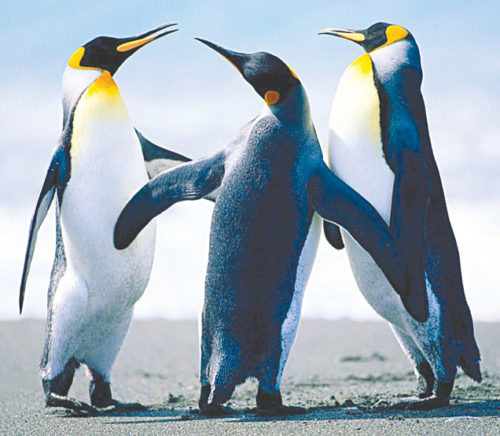
%> input picture penguin.jpg, 500 x 436 px
$ octave imagetranspose.m   (GNU Octave 9; MATLAB toolbox functions it lacks are replaced by stand-ins)
%> lines starting %> are read from the running program, lines starting %| are printed output that depends on the picture

Im1 = imread('penguin.jpg');
%> Im1 is the input picture: size 436x500x3 uint8; mean R, G, B 157.2, 171.7, 183.3
% Image Transpose
figure(8)
subplot(1,3,1); imshow(Im1); xlabel('Original');
subplot(1,3,2); imshow(Im1(end:-1:1,:)); title('Image Transpose');
%> after `imshow(Im1(end:-1:1,:))`:
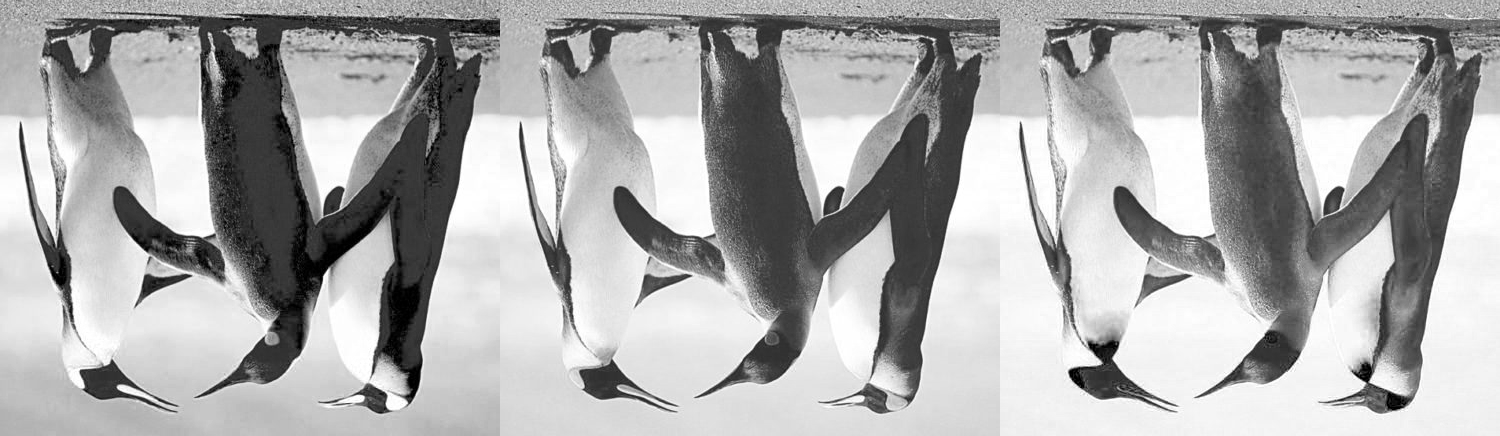
%> displayed picture: size 436x1500, on the screen's scale of 0 to 255; min 0, max 255, mean 170.7
subplot(1,3,3); imshow(imrotate(flip(Im1,2),90));
%> after `imshow(imrotate(flip(Im1,2),90))`:
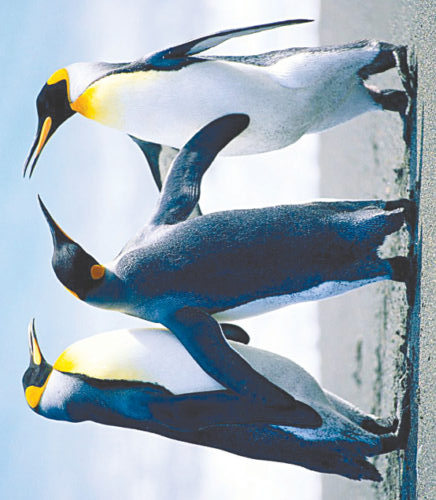
%> displayed picture: size 500x436x3, on the screen's scale of 0 to 255; mean R, G, B 157.2, 171.7, 183.3; mean of the top-left, top-right, bottom-left and bottom-right quarters 201.2, 171.7, 170.2, 139.9

$ run again, with cancer11.jpg copied over penguin.jpg
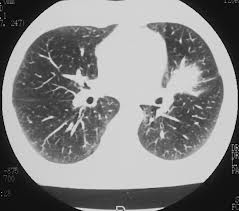
%> input picture cancer11.jpg, 239 x 211 px
%> Im1 is the input picture: size 211x239x3 uint8; min 0, max 242, mean 133.1
%> `imshow(Im1(end:-1:1,:))`:
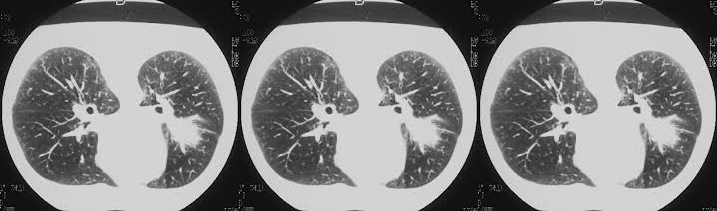
%> displayed picture: size 211x717, on the screen's scale of 0 to 255; min 0, max 242, mean 133.1; mean of the top-left, top-right, bottom-left and bottom-right quarters 123.8, 127.1, 135.9, 145.3
%> `imshow(imrotate(flip(Im1,2),90))`:
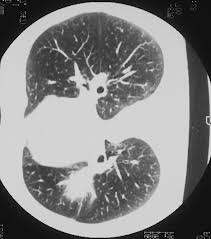
%> displayed picture: size 239x211x3, on the screen's scale of 0 to 255; min 0, max 242, mean 133.1; mean of the top-left, top-right, bottom-left and bottom-right quarters 126.6, 120.6, 154.6, 130.5
